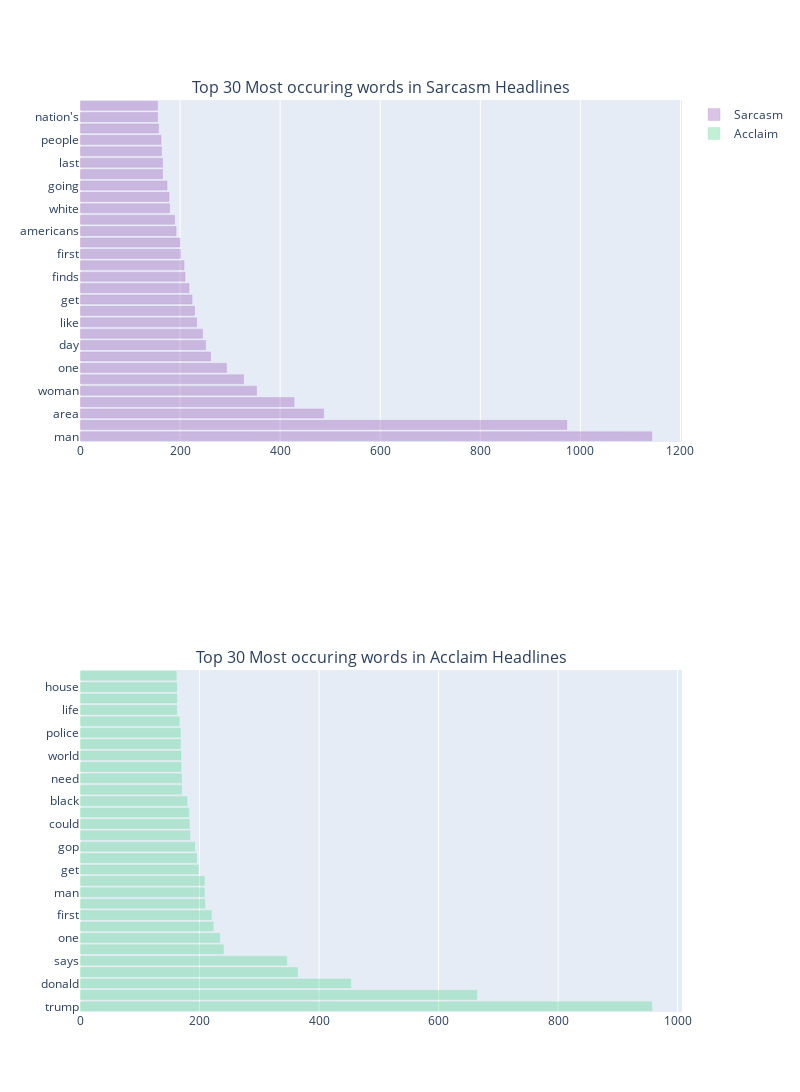

Notebook code cell kept with this figure:
### Markdown cell above
**Plotting the top 30 Sarcasm Vs Acclaim**

### Code cell
#Plotting the top 30 Sarcasm Vs Acclaim
from plotly import tools
sar_tr  = go.Bar(
    x=sar_cnt_df_30['Freq'],
    y=sar_cnt_df_30['Words'],
    name='Sarcasm',
    marker=dict(
        color='rgba(155, 89, 182, 0.6)',
        line=dict(
            color='rgba(155, 89, 182, 1.0)',
            width=.3,
        )
    ),
    orientation='h',
    opacity=0.6
)

acc_tr  = go.Bar(
    x=acc_cnt_df_30['Freq'],
    y=acc_cnt_df_30['Words'],
    name='Acclaim',
    marker=dict(
        color='rgba(88, 214, 141, 0.6)',
        line=dict(
            color='rgba(88, 214, 141, 1.0)',
            width=.3,
        )
    ),
    orientation='h',
    opacity=0.6
)

fig = tools.make_subplots(rows=2, cols=1, subplot_titles=('Top 30 Most occuring words in Sarcasm Headlines',
                                                          'Top 30 Most occuring words in Acclaim Headlines'))

fig.append_trace(sar_tr, 1, 1)
fig.append_trace(acc_tr, 2, 1)


fig['layout'].update(height=1200, width=800)

iplot(fig, filename='sar_vs_acc')

### Figure 1 — Plotly figure (JSON) as saved in the notebook; plotly's stock layout.template omitted (floating-point values rounded to 4 significant figures)
{"data": [{"marker": {"color": "rgba(155, 89, 182, 0.6)", "line": {"color": "rgba(155, 89, 182, 1.0)", "width": 0.3}}, "name": "Sarcasm", "opacity": 0.6, "orientation": "h", "type": "bar", "x": [1143, 973, 487, 428, 353, 327, 293, 261, 251, 245, 233, 229, 224, 218, 210, 208, 201, 200, 192, 189, 179, 178, 174, 165, 165, 163, 162, 157, 155, 155], "xaxis": "x", "y": ["man", "new", "area", "report:", "woman", "trump", "one", "time", "day", "still", "like", "nation", "get", "u.s.", "finds", "back", "first", "house", "americans", "family", "white", "life", "going", "would", "last", "obama", "people", "local", "nation's", "study"], "yaxis": "y"}, {"marker": {"color": "rgba(88, 214, 141, 0.6)", "line": {"color": "rgba(88, 214, 141, 1.0)", "width": 0.3}}, "name": "Acclaim", "opacity": 0.6, "orientation": "h", "type": "bar", "x": [957, 664, 453, 364, 346, 240, 234, 223, 220, 209, 208, 208, 198, 195, 192, 184, 183, 182, 179, 170, 170, 169, 169, 168, 168, 166, 162, 162, 162, 161], "xaxis": "x2", "y": ["trump", "new", "donald", "trump's", "says", "women", "one", "u.s.", "first", "make", "man", "people", "get", "like", "gop", "day", "could", "5", "black", "white", "need", "clinton", "world", "obama", "police", "here's", "life", "health", "house", "bill"], "yaxis": "y2"}], "layout": {"annotations": [{"font": {"size": 16}, "showarrow": false, "text": "Top 30 Most occuring words in Sarcasm Headlines", "x": 0.5, "xanchor": "center", "xref": "paper", "y": 1, "yanchor": "bottom", "yref": "paper"}, {"font": {"size": 16}, "showarrow": false, "text": "Top 30 Most occuring words in Acclaim Headlines", "x": 0.5, "xanchor": "center", "xref": "paper", "y": 0.375, "yanchor": "bottom", "yref": "paper"}], "height": 1200, "width": 800, "xaxis": {"anchor": "y", "domain": [0, 1]}, "xaxis2": {"anchor": "y2", "domain": [0, 1]}, "yaxis": {"anchor": "x", "domain": [0.625, 1]}, "yaxis2": {"anchor": "x2", "domain": [0, 0.375]}}}
